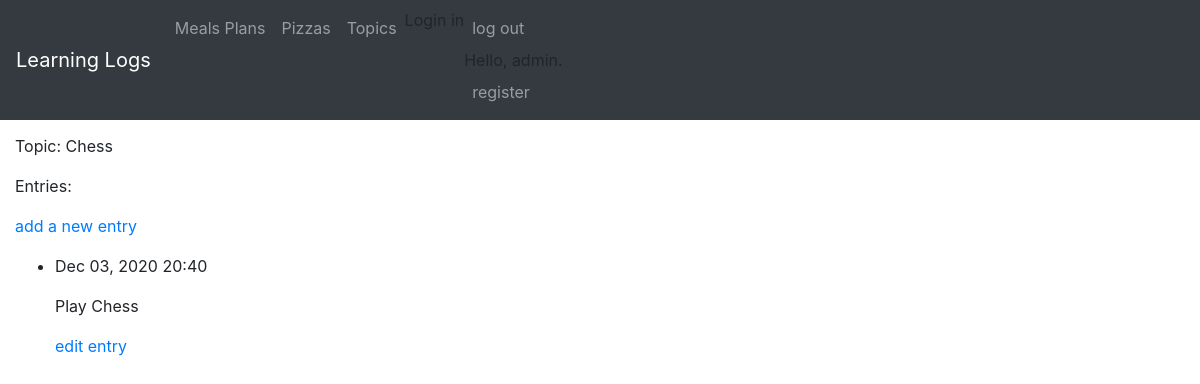
Page /topics/1/ (signed in) on the earlier database version.
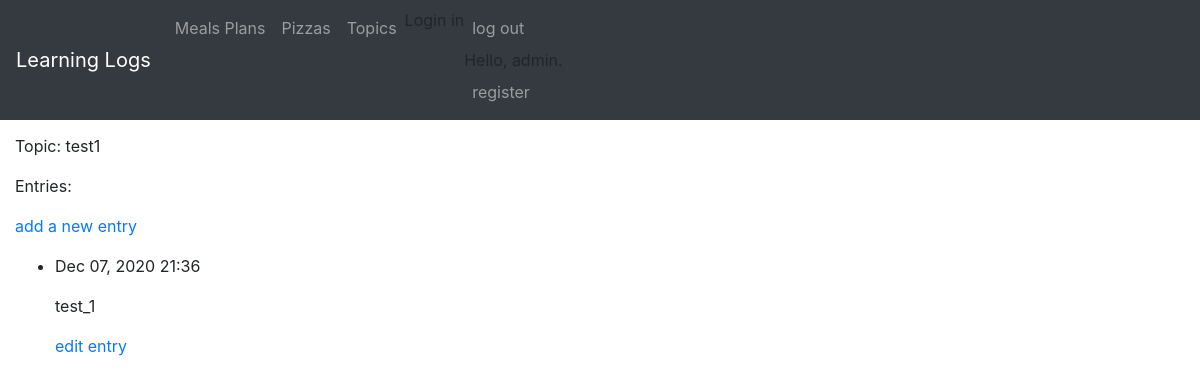
Same page on the later database version.
### learning_logs/models.py (models this page shows, shortened)
class Topic(models.Model):
	text = models.CharField(max_length=200)
	date_added = models.DateTimeField(auto_now_add=True)
	owner = models.ForeignKey(User, on_delete=models.CASCADE)
	def __str__(self):
		return self.text

class Entry(models.Model):
	topic = models.ForeignKey(Topic, on_delete=models.CASCADE)
	text = models.TextField()
	date_added = models.DateTimeField(auto_now_add=True)
	class Meta:
		verbose_name_plural = 'entries'

### learning_logs/views.py (the view)
# urls.py: re_path(r'^topics/(?P<topic_id>\d+)/$', views.topic , name='topic'),
@login_required
def topic(request, topic_id):
	topic = Topic.objects.get(id=topic_id)
	if topic.owner != request.user:
		raise Http404
	entries = topic.entry_set.order_by('-date_added')
	context = {'topic': topic, 'entries': entries}
	return render(request, 'learning_logs/topic.html', context)

### learning_logs/templates/learning_logs/topic.html
{% extends 'learning_logs/base.html' %}
{% block content %}
	<p>Topic: {{ topic }}</p>
	<p>Entries:</p>
	<p>
		<a href="{% url 'new_entry' topic.id %}">add a new entry</a>
	</p>
	<ul>
		{% for entry in entries %}
		<li>
			<p>{{ entry.date_added|date:'M d, Y H:i' }}</p>
			<p>{{ entry.text|linebreaks }}</p>
			<a href="{% url 'edit_entry' entry.id %}">edit entry</a>
		</li>
		{% empty %}
		<li>
			There are no enties for this topic yet.
		</li>
		{% endfor %}
	</ul>
{% endblock content %}

Differences in the rows shown:
removed Entry: date_added "Dec 03, 2020 20:40", text "Play Chess"
changed Topic: text "Chess" → "test1"
added Entry: date_added "Dec 07, 2020 21:36", text "test_1"
